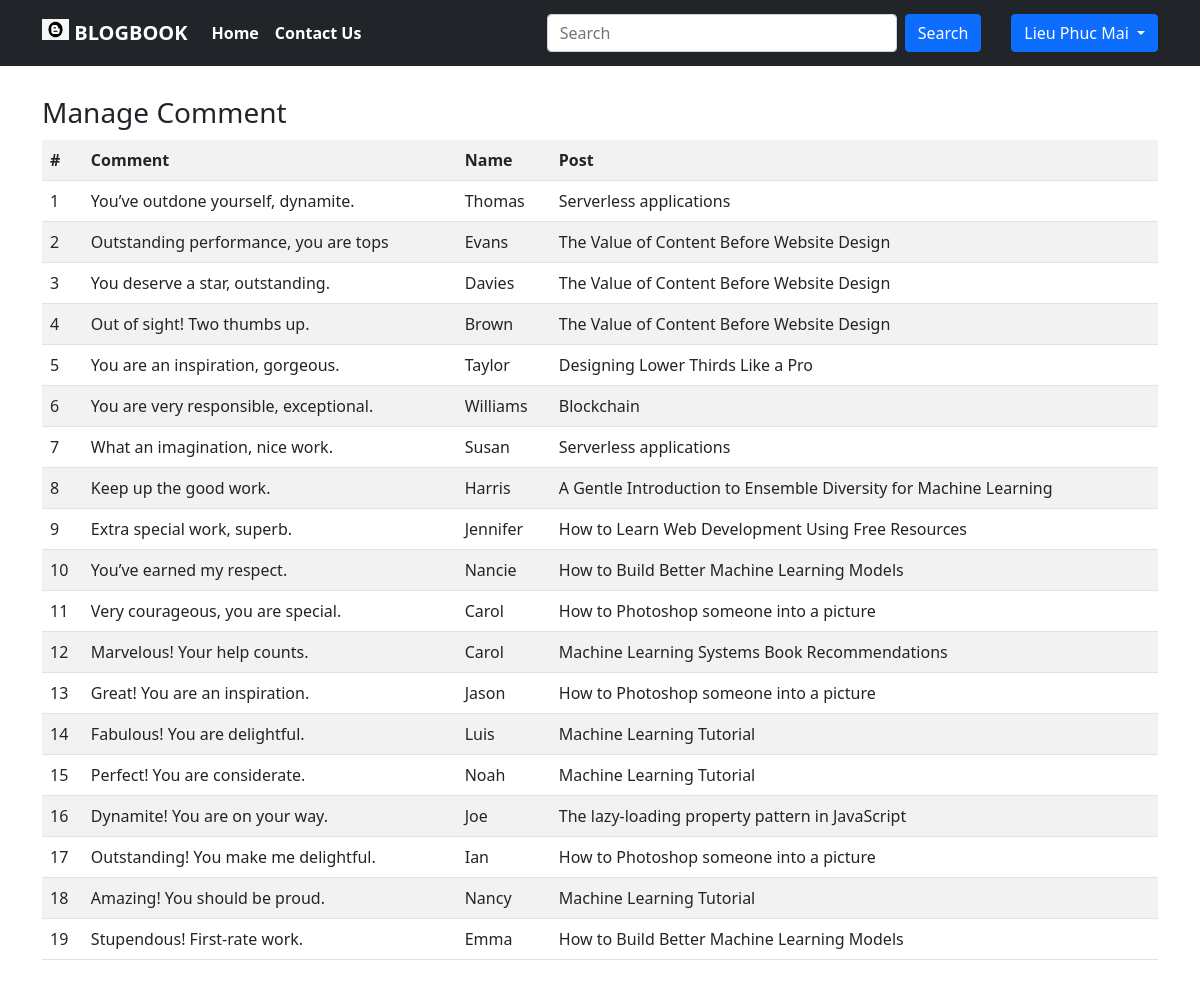
Page /admin.php?managecomment (signed in) on the committed database.
### tables this page shows
CREATE TABLE `menu` (
  `id` int(11) NOT NULL,
  `name` varchar(200) NOT NULL,
  `action` text NOT NULL
);

CREATE TABLE `comments` (
  `id` int(11) NOT NULL,
  `comment` text NOT NULL,
  `name` varchar(200) NOT NULL,
  `post_id` int(11) NOT NULL,
  `created_at` datetime NOT NULL DEFAULT current_timestamp()
);

CREATE TABLE `posts` (
  `id` int(11) NOT NULL,
  `title` text DEFAULT NULL,
  `content` text DEFAULT NULL,
  `create_at` timestamp NOT NULL DEFAULT current_timestamp(),
  `category_id` int(11) NOT NULL,
  `admin_id` int(11) NOT NULL
);

### includes/function.php (called while the page is built, shortened)
<?php
	function getPostTitle($conn, $post_id){
		$query="SELECT * FROM posts WHERE id=$post_id";
		$run=$conn->query($query);
		$data = $run->fetch_assoc();
		return $data['title'];
	}
	function getAllCommentsByAdmin($conn, $email){
		$query="SELECT comment, name, c.post_id post_id FROM comments c JOIN posts p ON c.post_id = p.id JOIN admin a ON p.admin_id = a.id WHERE email='$email'";
		$run = $conn->query($query);
		$data = array();
		while($d = $run->fetch_assoc()){
			$data[]=$d;
		}
		return $data;
	}
	function getSubMenuNo($conn, $menu_id){
		$query="SELECT * FROM submenu WHERE parent_menu_id=$menu_id";
		$run=$conn->query($query);
		return $run->num_rows;
	}
	function getAdminInfo($conn, $email) {
		$query = "SELECT * FROM admin WHERE email='$email';";
		$run = $conn->query($query);
		$data = $run->fetch_assoc();
		return $data;
	}
?>

### admin.php (the view, shortened to what this page needs)
<?php
  require('includes/db.inc.php');
  include('includes/function.php');
?>
<!DOCTYPE html>
<html lang="en">
  <head>
      <link href="https://cdn.jsdelivr.net/npm/bootstrap@5.0.0/dist/css/bootstrap.min.css" rel="stylesheet">
      <link href="custom-bootstrap.css" rel="stylesheet">
  </head>
  <body>
    <?php include_once('includes/navbar.php'); ?>
    <section class="container">
      <section id="main-content">
        <section class="wrapper">
          <div class="row">
            <div class="col-lg-12 col-md-12">
              <?php
                if (isset($_GET['managepost'])) {
              ?>
                  <div class="row">
                    <div class="col-lg-12">
                      <header class="panel-heading">
                        <h3>Manage Post</h3>
                        <a class="btn btn-warning" href="admin.php?modifypost">Modify Post</a>
                      </header>
                      <section class="panel">
                        <table class="table table-striped table-advance table-hover">
                          <tbody>
                            <tr>
                              <th>#</th>
                              <th>Post Title</th>
                              <th>Post Category</th>
                              <th>Post Date</th>
                              <th>Action</th>
                            </tr>
                            <?php
															$index = 0;
                              $posts = getAllPostsByAdmin($conn, $_SESSION['email']);
                              foreach ($posts as $post) {
                            ?>
                              <tr>
                                <td><?=++$index?></td>
                                <td><?=$post['title']?></td>
                                <td><?=getCategory($conn, $post['category_id'])?></td>
                                <td><?=date('F jS Y',strtotime($post['create_at']))?></td>
                                <td>
                                  <div class="d-grid gap-2 d-md-block">
                                    <a class="btn btn-danger" href="includes/remove_post.php?id=<?=$post['p_id']?>">Delete</a>
                                  </div>
                                </td>
                              </tr>
                            <?php
                              }
                            ?>
                          </tbody>
                        </table>
                      </section>
                    </div>
                  </div>
              <?php
                } elseif (isset($_GET['managecomment'])) {
              ?>
                <div class="row">
                    <div class="col-lg-12">
                      <header class="panel-heading">
                        <h3>Manage Comment</h3>
                      </header>
                      <section class="panel">
                        <table class="table table-striped table-advance table-hover">
                          <tbody>
                            <tr>
                              <th>#</th>
                              <th>Comment</th>
                              <th>Name</th>
                              <th>Post</th>
                            </tr>
                            <?php
                                $comments = getAllCommentsByAdmin($conn, $_SESSION['email']);
																$index = 0;
                                foreach ($comments as $comment) {
                            ?>
                              <tr>
                                <td><?=++$index?></td>
                                <td><?=$comment['comment']?></td>
                                <td><?=$comment['name']?></td>
                                <td><?=getPostTitle($conn,$comment['post_id'])?></td>
                              </tr>
                            <?php
                              }
                            ?>
                          </tbody>
                        </table>
                      </section>
                    </div>
                </div>
              <?php
                }
              ?>
            </div>
          </div>
        </section>
      </section>
    </section>
  </body>
</html>

### includes/navbar.php (shortened to what this page needs)
<nav class="navbar sticky-top navbar-expand-lg navbar-dark bg-dark">
  <div class="container" style="height: 50px; font-weight: bold">
    <a class="navbar-brand" href="index.php?page=1">
      <img src="images/icon.jpg" alt="" width="27" height="21" class="d-inline-block align-text-top"/>
      BLOGBOOK
    </a>
    <div class="collapse navbar-collapse" id="navbarScroll">
      <ul class="navbar-nav me-auto my-2 my-lg-0 navbar-nav-scroll" style="--bs-scroll-height: 100px;">
        <?php
          $navQuery = "SELECT * FROM menu";
          $runNav = $conn->query($navQuery);
          while($menu = $runNav->fetch_assoc()){
            $no = getSubMenuNo($conn, $menu['id']);
            if ($no == 0){
        ?>
          <li class="nav-item">
            <a class="nav-link active" aria-current="page" href="<?=$menu['action']?>"><?=$menu['name']?></a>
          </li>
          <?php
            } else {
          ?>
        <?php
            }
          }
        ?>
      </ul>
      <form class="d-flex" action="index.php?'<?php echo $_GET['search']; ?>">
        <input class="form-control me-2" name="search" type="search" placeholder="Search" aria-label="Search" style="width: 350px; ">
        <button class="btn btn-primary" type="submit" style="margin-right: 30px">Search</button>
        <?php
          if(isset($_SESSION['isUserLoggedIn']) && $_SESSION['isUserLoggedIn']) {
            $admin = getAdminInfo($conn, $_SESSION['email']);
        ?>
            <div class="btn-group">
              <button type="button" class="btn btn-primary dropdown-toggle" data-bs-toggle="dropdown" aria-expanded="false">
                <?=$admin['full_name']?>
              </button>
            </div>
        <?php
          }
          else {
        ?>
          <a href="login.php" class="btn btn-dark">&#128242 Sign In/Sign up</a>
        <?php
          }
        ?>
      </form>
    </div>
  </div>
</nav>

### rows in the picture
menu: name "Home"
menu: name "Contact Us"
comments: comment "You’ve outdone yourself, dynamite.", name "Thomas", post.title "Serverless applications"
comments: comment "Outstanding performance, you are tops", name "Evans", post.title "The Value of Content Before Website Design"
comments: comment "You deserve a star, outstanding.", name "Davies", post.title "The Value of Content Before Website Design"
comments: comment "Out of sight! Two thumbs up.", name "Brown", post.title "The Value of Content Before Website Design"
comments: comment "You are an inspiration, gorgeous.", name "Taylor", post.title "Designing Lower Thirds Like a Pro"
comments: comment "You are very responsible, exceptional.", name "Williams", post.title "Blockchain"
comments: comment "What an imagination, nice work.", name "Susan", post.title "Serverless applications"
comments: comment "Keep up the good work.", name "Harris", post.title "A Gentle Introduction to Ensemble Diversity for Machine Learning"
comments: comment "Extra special work, superb.", name "Jennifer", post.title "How to Learn Web Development Using Free Resources"
comments: comment "You’ve earned my respect.", name "Nancie", post.title "How to Build Better Machine Learning Models"
comments: comment "Very courageous, you are special.", name "Carol", post.title "How to Photoshop someone into a picture"
comments: comment "Marvelous! Your help counts.", name "Carol", post.title "Machine Learning Systems Book Recommendations"
comments: comment "Great! You are an inspiration.", name "Jason", post.title "How to Photoshop someone into a picture"
comments: comment "Fabulous! You are delightful.", name "Luis", post.title "Machine Learning Tutorial"
comments: comment "Perfect! You are considerate.", name "Noah", post.title "Machine Learning Tutorial"
comments: comment "Dynamite! You are on your way.", name "Joe", post.title "The lazy-loading property pattern in JavaScript"
comments: comment "Outstanding! You make me delightful.", name "Ian", post.title "How to Photoshop someone into a picture"
comments: comment "Amazing! You should be proud.", name "Nancy", post.title "Machine Learning Tutorial"
comments: comment "Stupendous! First-rate work.", name "Emma", post.title "How to Build Better Machine Learning Models"

### other values in the picture
$admin['full_name'] "Lieu Phuc Mai"
